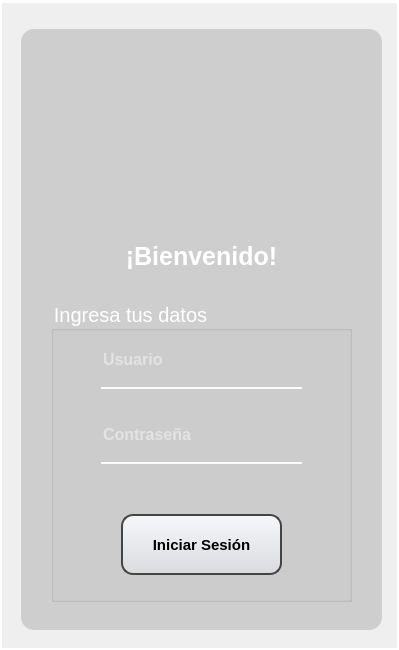
<?xml version="1.0" encoding="UTF-8"?>
<ui version="4.0">
 <class>Login</class>
 <widget class="QMainWindow" name="Login">
  <property name="enabled">
   <bool>true</bool>
  </property>
  <property name="geometry">
   <rect>
    <x>0</x>
    <y>0</y>
    <width>399</width>
    <height>650</height>
   </rect>
  </property>
  <property name="minimumSize">
   <size>
    <width>399</width>
    <height>650</height>
   </size>
  </property>
  <property name="maximumSize">
   <size>
    <width>399</width>
    <height>650</height>
   </size>
  </property>
  <property name="sizeIncrement">
   <size>
    <width>0</width>
    <height>0</height>
   </size>
  </property>
  <property name="windowTitle">
   <string>MainWindow</string>
  </property>
  <property name="inputMethodHints">
   <set>Qt::ImhNone</set>
  </property>
  <property name="iconSize">
   <size>
    <width>24</width>
    <height>24</height>
   </size>
  </property>
  <property name="animated">
   <bool>true</bool>
  </property>
  <property name="tabShape">
   <enum>QTabWidget::Rounded</enum>
  </property>
  <widget class="QWidget" name="centralwidget">
   <widget class="QWidget" name="widget" native="true">
    <property name="geometry">
     <rect>
      <x>-1</x>
      <y>-1</y>
      <width>401</width>
      <height>651</height>
     </rect>
    </property>
    <widget class="QLabel" name="label">
     <property name="geometry">
      <rect>
       <x>1</x>
       <y>1</y>
       <width>401</width>
       <height>651</height>
      </rect>
     </property>
     <property name="styleSheet">
      <string notr="true">background-image: url(:/Imagenes/fondo.png);</string>
     </property>
     <property name="text">
      <string/>
     </property>
    </widget>
    <widget class="QLabel" name="label_2">
     <property name="enabled">
      <bool>false</bool>
     </property>
     <property name="geometry">
      <rect>
       <x>0</x>
       <y>1</y>
       <width>401</width>
       <height>651</height>
      </rect>
     </property>
     <property name="styleSheet">
      <string notr="true">background-color: qlineargradient(spread:pad, x1:0, y1:0, x2:0, y2:00715909, stop:0 rgba(0, 0, 0, 35), stop:0.375 rgba(0, 0, 0, 50), stop:0.835227 rgba(0, 0, 0, 75));

border: 3px solid white; </string>
     </property>
     <property name="text">
      <string/>
     </property>
    </widget>
    <widget class="QLabel" name="label_3">
     <property name="geometry">
      <rect>
       <x>22</x>
       <y>30</y>
       <width>361</width>
       <height>601</height>
      </rect>
     </property>
     <property name="styleSheet">
      <string notr="true">background-color:rgba(0,0,0,35);
border-radius:13px</string>
     </property>
     <property name="text">
      <string/>
     </property>
    </widget>
    <widget class="QLabel" name="label_4">
     <property name="geometry">
      <rect>
       <x>120</x>
       <y>69</y>
       <width>161</width>
       <height>161</height>
      </rect>
     </property>
     <property name="styleSheet">
      <string notr="true"/>
     </property>
     <property name="text">
      <string/>
     </property>
     <property name="pixmap">
      <pixmap>../view_img/metrologo.png</pixmap>
     </property>
     <property name="scaledContents">
      <bool>true</bool>
     </property>
    </widget>
    <widget class="QLabel" name="label_5">
     <property name="geometry">
      <rect>
       <x>27</x>
       <y>237</y>
       <width>351</width>
       <height>41</height>
      </rect>
     </property>
     <property name="font">
      <font>
       <pointsize>19</pointsize>
       <weight>75</weight>
       <bold>true</bold>
      </font>
     </property>
     <property name="styleSheet">
      <string notr="true">color: white</string>
     </property>
     <property name="text">
      <string>¡Bienvenido!</string>
     </property>
     <property name="alignment">
      <set>Qt::AlignCenter</set>
     </property>
    </widget>
    <widget class="QLabel" name="label_6">
     <property name="geometry">
      <rect>
       <x>92</x>
       <y>47</y>
       <width>221</width>
       <height>241</height>
      </rect>
     </property>
     <property name="styleSheet">
      <string notr="true">background-color: qlineargradient(spread:pad, x1:0, y1:0, x2:0, y2:00715909, stop:0 rgba(0, 0, 0, 20), stop:0.375 rgba(0, 0, 0, 50), stop:0.835227 rgba(0, 0, 0, 75));
border-radius: 20px;</string>
     </property>
     <property name="text">
      <string/>
     </property>
    </widget>
    <widget class="QGroupBox" name="groupBox">
     <property name="geometry">
      <rect>
       <x>52</x>
       <y>302</y>
       <width>301</width>
       <height>301</height>
      </rect>
     </property>
     <property name="font">
      <font>
       <pointsize>15</pointsize>
       <weight>50</weight>
       <bold>false</bold>
      </font>
     </property>
     <property name="styleSheet">
      <string notr="true">color: white</string>
     </property>
     <property name="title">
      <string>Ingresa tus datos</string>
     </property>
     <widget class="QLineEdit" name="username">
      <property name="geometry">
       <rect>
        <x>50</x>
        <y>37</y>
        <width>201</width>
        <height>51</height>
       </rect>
      </property>
      <property name="font">
       <font>
        <pointsize>12</pointsize>
        <weight>75</weight>
        <bold>true</bold>
       </font>
      </property>
      <property name="styleSheet">
       <string notr="true">background-color:rgba(0, 0, 0, 0);
border:none;
border-bottom:2px solid rgba(0, 0);
color:rgba(255, 255, 255, 230);
padding-bottom:7px;</string>
      </property>
      <property name="text">
       <string/>
      </property>
      <property name="placeholderText">
       <string>Usuario</string>
      </property>
     </widget>
     <widget class="QLineEdit" name="password">
      <property name="geometry">
       <rect>
        <x>50</x>
        <y>112</y>
        <width>201</width>
        <height>51</height>
       </rect>
      </property>
      <property name="font">
       <font>
        <pointsize>12</pointsize>
        <weight>75</weight>
        <bold>true</bold>
        <strikeout>false</strikeout>
       </font>
      </property>
      <property name="styleSheet">
       <string notr="true">background-color:rgba(0, 0, 0, 0);
border:none;
border-bottom:2px solid rgba(0, 0);
color:rgba(255, 255, 255, 230);
padding-bottom:7px;</string>
      </property>
      <property name="echoMode">
       <enum>QLineEdit::Password</enum>
      </property>
      <property name="placeholderText">
       <string>Contraseña</string>
      </property>
     </widget>
     <widget class="QLabel" name="warning">
      <property name="geometry">
       <rect>
        <x>0</x>
        <y>169</y>
        <width>301</width>
        <height>41</height>
       </rect>
      </property>
      <property name="font">
       <font>
        <pointsize>10</pointsize>
        <weight>75</weight>
        <bold>true</bold>
       </font>
      </property>
      <property name="styleSheet">
       <string notr="true">color: red;</string>
      </property>
      <property name="text">
       <string/>
      </property>
      <property name="alignment">
       <set>Qt::AlignCenter</set>
      </property>
     </widget>
     <widget class="QPushButton" name="login">
      <property name="geometry">
       <rect>
        <x>70</x>
        <y>213</y>
        <width>161</width>
        <height>61</height>
       </rect>
      </property>
      <property name="font">
       <font>
        <pointsize>11</pointsize>
        <weight>75</weight>
        <bold>true</bold>
        <underline>false</underline>
        <strikeout>false</strikeout>
       </font>
      </property>
      <property name="styleSheet">
       <string notr="true">QPushButton {
	color: black;
	 background: qlineargradient(x1:0, y1:0, x2:0, y2:1, stop:0 #f6f7fa, stop:1 #dadbde);
	border: 2px solid #444444;
    text-align: center; 
    text-decoration: none; 
    border-radius: 12px;
}

QPushButton:hover {
	background-color: rgb(0, 255, 0);
}

QPushButton:pressed {
	background-color: rgb(0, 217, 0);
}</string>
      </property>
      <property name="text">
       <string>Iniciar Sesión</string>
      </property>
     </widget>
    </widget>
    <zorder>label</zorder>
    <zorder>label_3</zorder>
    <zorder>label_2</zorder>
    <zorder>groupBox</zorder>
    <zorder>label_6</zorder>
    <zorder>label_5</zorder>
    <zorder>label_4</zorder>
   </widget>
  </widget>
 </widget>
 <resources>
  <include location="../view_img/Recursos.qrc"/>
 </resources>
 <connections/>
</ui>
